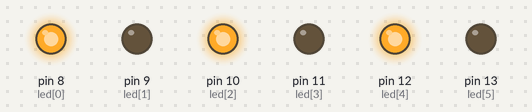
Recording of a sketch running on a simulated Arduino Uno, built with avr-gcc and run on an emulated ATmega328P. Shown: output pins drawn as LEDs (lit = HIGH).

Above: at 0.2 s.
At 1.7 s:
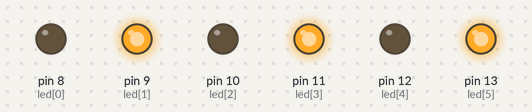
Timing chart, 0 to 3.0 s (numbered marks = the images above):
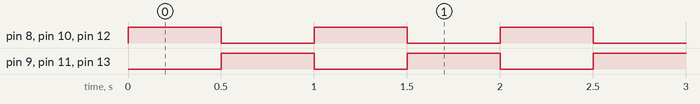

The sketch:

Control_many_LEDs_-_Exercise_1.ino
```cpp
int led[6] = {8,9,10,11,12,13};

void setup()
{
  for(int i=0;i<6;i++){
    pinMode(led[i], OUTPUT);
  }
}

void loop()
{
  for(int i=0;i<6;i=i+2){
    digitalWrite(led[i], HIGH);
  }
  for(int i=1;i<6;i=i+2){
    digitalWrite(led[i], LOW);
  }
  delay(500);
  for(int i=0;i<6;i=i+2){
    digitalWrite(led[i], LOW);
  }
  for(int i=1;i<6;i=i+2){
    digitalWrite(led[i], HIGH);
  }
  delay(500);

  //OR

  digitalWrite(led[0], HIGH);
  digitalWrite(led[1], LOW);
  digitalWrite(led[2], HIGH);
  digitalWrite(led[3], LOW);
  digitalWrite(led[4], HIGH);
  digitalWrite(led[5], LOW);
  delay(500);
  digitalWrite(led[0], LOW);
  digitalWrite(led[1], HIGH);
  digitalWrite(led[2], LOW);
  digitalWrite(led[3], HIGH);
  digitalWrite(led[4], LOW);
  digitalWrite(led[5], HIGH);
  delay(500);
}
```

Measured:
- by itself, pin 8 (led[0]), pin 9 (led[1]), pin 10 (led[2]), pin 11 (led[3]), pin 12 (led[4]), pin 13 (led[5]): alternates HIGH for 0.50 s and LOW for 0.50 s
